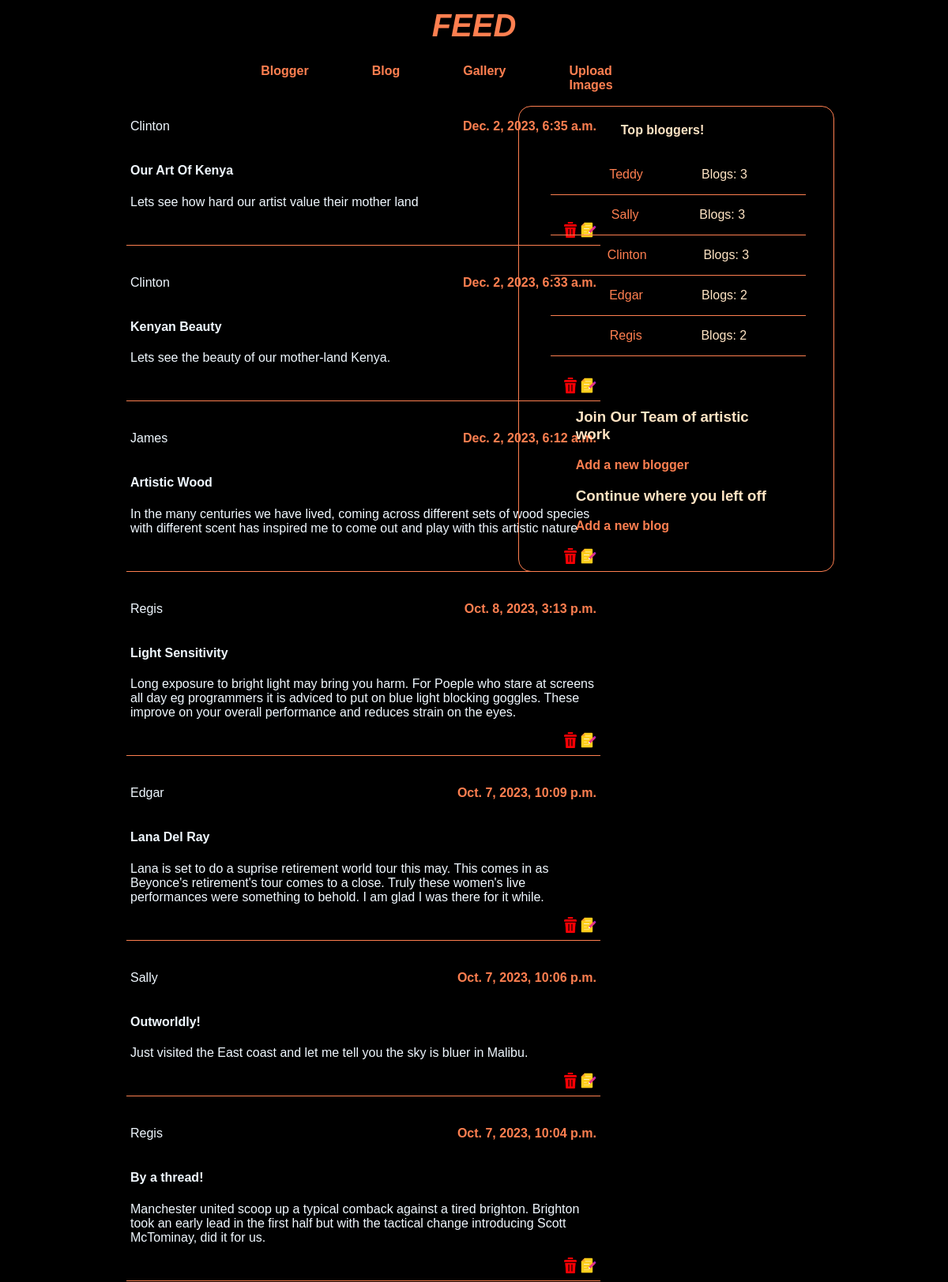
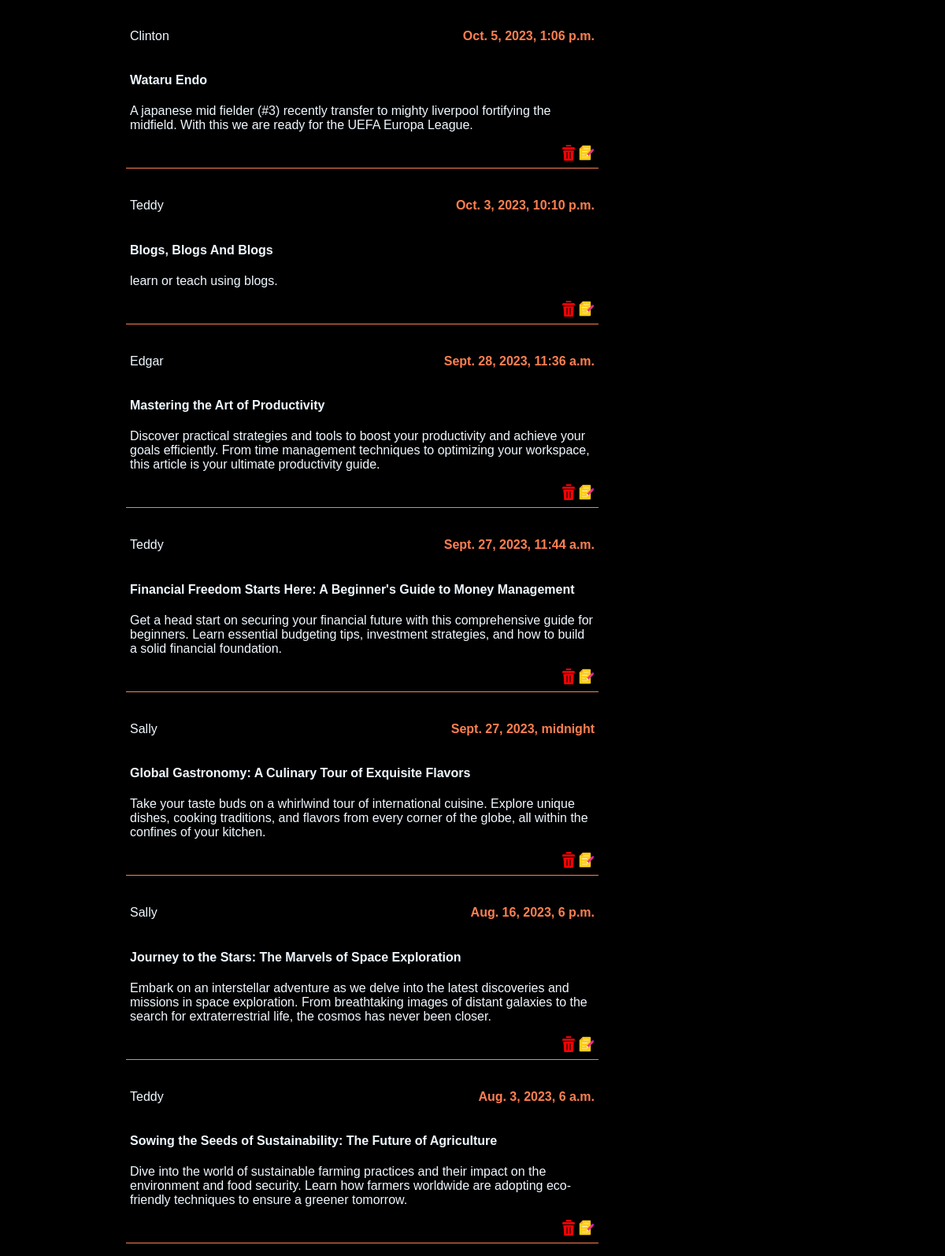
The app's page / (signed in) with its own data (2 pictures, top to bottom).
### blog/models.py (models this page shows, shortened)
class Blogger(m.Model):
    name = m.CharField(max_length=255)
    username = m.CharField(max_length=255)
    password = m.CharField(max_length=255, default = 'pass1234')
    bio = m.TextField()

class Blog(m.Model):
    title = m.CharField(max_length=255)
    body = m.TextField()
    pub_date = m.DateTimeField("date published")
    blogger = m.ForeignKey(Blogger, on_delete = m.CASCADE)
    image = m.ImageField(upload_to='blog_images/', null=True, blank=True)

### blog/views.py (the view)
# urls.py: path('', views.feed, name = "feed"),
@login_required(login_url='blog:login')
def feed(request):
    blogs = Blog.objects.select_related('blogger').order_by("-pub_date")
    ranks = Blogger.objects.annotate(blog_count = Count('blog')).order_by('-blog_count')[:5]
    blog_data = []
    for blog in blogs:
        blog_data.append({
            "blog_id":blog.id,
            "title" : blog.title,
            "body":blog.body,
            "pub_date":blog.pub_date,
            "blogger": blog.blogger.name,
            "blogger_id":blog.blogger.id,
        })
    context = {
        "title": "feed",
        "blog_data":blog_data,
        "ranks": ranks,
    }
    return render(request, "blog/index.html",context)

### blog/templates/blog/index.html (shortened to what this page needs)
<!DOCTYPE html>
<html lang="en">
<head>
    {% load static %}
</head>
<body>
<h1>FEED</h1>
    <nav >
        <ul class="nav-items">
            <li class="nav_item">
                <p>
                    <a href="{% url 'blog:add_blogger' %}">
                        Blogger
                    </a>
                </p>
            </li>
            <li class="nav_item">
                <p>
                    <a href="{% url 'blog:add_blog' %}">
                        Blog
                    </a>
                </p>
            </li>
            <li>
                  <p>
                    <a href="{% url 'blog:gallery' %}">
                        Gallery
                    </a>
                </p>
            </li>
            <li>
                  <p>
                    <a href="{% url 'blog:upload' %}">
                        Upload Images
                    </a>
                </p>
            </li>
            <li class="nav_item">
                <p>
                    <a href="{% url 'blog:logout' %}">
                        <span class="hidden-text">Logout</span>
                    </a>
                </p>
            </li>
        </ul>
    </nav>
    <div class="content">
    <div class="articles">
    {% for blog in blog_data %}
        <ul>
            <li class="list-item">
                    <div class="blog-details"><p> <a href="{% url 'blog:writer' blog.blogger_id %}">{{blog.blogger}} </a>  </p><p><strong>{{blog.pub_date}}</strong></p>
                    </div>
                        <a href="{% url 'blog:article' blog.blog_id %}">
                            <h4>{{ blog.title}} </h4>
                <p>{{blog.body}}</p>
            </a>
                <div class="row" style="width: 100%">
                    <div class="col" style="display:flex; justify-content: end; gap: 0.2rem">
                         <a href="{% url 'blog:delete_blog' blog.blog_id %}"><img style="height: 20px; align-items: end" src="{% static 'images/delete.png' %}" alt=""></a>
                         <a href="{% url 'blog:edit_blog' blog.blog_id %}"><img style="height: 20px; align-items: end" src="{% static 'images/written-paper.png' %}" alt=""></a>
                    </div>
                </div>
            </li>
        </ul>
        {% endfor%}
    </div>
    <div class="sidebar">
        <div class="bloggers">
        <h4>Top bloggers!</h4>
            <ul>
                {% for rank in ranks %}
                <li class="blogger">
                    <a href="{% url 'blog:writer' rank.id %}">{{ rank.name }}</a>
                    <p>Blogs: {{ rank.blog_count }}</p>
                </li>
                {% endfor %}
            </ul>
        </div>
        <div class="addNew">
            <h3>Join Our Team of artistic work</h3>
            <p><a href="{% url 'blog:add_blogger' %}">Add a new blogger</a></p>
            <h3>Continue where you left off</h3>
            <p><a href="{% url 'blog:add_blog' %}">Add a new blog</a></p>
        </div>
    </div>
</div>
</body>
</html>

### blog/templates/blog/index.html (style rules this page uses)
* { text-decoration: none; box-sizing: border-box; }
html { scroll-behavior: smooth; }
body { width: 80%; margin: auto; background-color: black; font-family: chivo, sans-serif; color: bisque; text-decoration: none; }
nav { height: 6vh; }
.nav-items { width: 25%; margin: auto; display: flex; justify-content: center; gap: 5rem; }
.nav-items a { color: coral; font-weight: 600; transition: all 300ms ease-in-out; }
.content { display: flex; justify-content: space-between; gap: 20px; }
.articles { overflow: auto; }
ul { list-style-type: none; }
.list-item { padding: 5px; width: 600px; margin-left:0%; border-bottom: 0.7px solid coral; }
.list-item a { color: aliceblue; transition: all 300ms ease-in-out; }
.blog-details { display: flex; justify-content: space-between; align-items: center; padding: 1px 0px; }
.blog-details strong { color: coral; }
.sidebar { border: 1px solid coral; border-radius: 1rem; width: 100%; max-width: 400px; height: max-content; margin-top: 4rem; position: fixed; top: 70px; right: 9rem; }
.bloggers h4 { text-align: center; }
.bloggers { margin: auto; margin-right: 35px; }
.blogger { display: flex; justify-content: space-evenly; align-items: center; border-bottom: 1px solid coral; }
.blogger a { color: coral; transition: all 300ms ease-in-out; }
.addNew { width: 80%; margin: auto; padding: 2rem; }
.addNew p a { color: coral; font-weight: 600; transition: all 300ms ease-in-out; }
h1 { text-align: center; margin-bottom: 0rem; margin-top: 0rem; font-size: 2.5em; font-weight: bold; font-style: oblique; font-family: chivo,sans-serif; cursor: pointer; transition: color 0.3s ease-in-out, text-shadow 0.3s ease-in-out; color: coral; padding: 10px; }
.hidden-text { color: transparent; transition: color 0.3s ease-in-out; }

### records on screen
Blogger: blogger "Clinton" "Clinton" "Clinton", name "Clinton", blog_count "3"
Blog: pub_date "Dec. 2, 2023, 6:35 a.m.", title "Our Art Of Kenya", body "Lets see how hard our artist value their mother land"
Blog: pub_date "Dec. 2, 2023, 6:33 a.m.", title "Kenyan Beauty", body "Lets see the beauty of our mother-land Kenya."
Blogger: blogger "James"
Blog: pub_date "Dec. 2, 2023, 6:12 a.m.", title "Artistic Wood", body "In the many centuries we have lived, coming across different sets of wood species with different scent has inspired me to come out and play with this artistic nature"
Blogger: blogger "Regis" "Regis", name "Regis", blog_count "2"
Blog: pub_date "Oct. 8, 2023, 3:13 p.m.", title "Light Sensitivity", body "Long exposure to bright light may bring you harm. For Poeple who stare at screens all day eg programmers it is adviced to put on blue light blocking goggles. These improve on your overall performance and reduces strain on the eyes."
Blogger: blogger "Edgar" "Edgar", name "Edgar", blog_count "2"
Blog: pub_date "Oct. 7, 2023, 10:09 p.m.", title "Lana Del Ray", body "Lana is set to do a suprise retirement world tour this may. This comes in as Beyonce's retirement's tour comes to a close. Truly these women's live performances were something to behold. I am glad I was there for it while."
Blogger: blogger "Sally" "Sally" "Sally", name "Sally", blog_count "3"
Blog: pub_date "Oct. 7, 2023, 10:06 p.m.", title "Outworldly!", body "Just visited the East coast and let me tell you the sky is bluer in Malibu."
Blog: pub_date "Oct. 7, 2023, 10:04 p.m.", title "By a thread!", body "Manchester united scoop up a typical comback against a tired brighton. Brighton took an early lead in the first half but with the tactical change introducing Scott McTominay, did it for us."
Blog: pub_date "Oct. 5, 2023, 1:06 p.m.", title "Wataru Endo", body "A japanese mid fielder (#3) recently transfer to mighty liverpool fortifying the midfield. With this we are ready for the UEFA Europa League."
Blogger: blogger "Teddy" "Teddy" "Teddy", name "Teddy", blog_count "3"
Blog: pub_date "Oct. 3, 2023, 10:10 p.m.", title "Blogs, Blogs And Blogs", body "learn or teach using blogs."
Blog: pub_date "Sept. 28, 2023, 11:36 a.m.", title "Mastering the Art of Productivity", body "Discover practical strategies and tools to boost your productivity and achieve your goals efficiently. From time management techniques to optimizing your workspace, this article is your ultimate productivity guide."
Blog: pub_date "Sept. 27, 2023, 11:44 a.m.", title "Financial Freedom Starts Here: A Beginner's Guide to Money Management", body "Get a head start on securing your financial future with this comprehensive guide for beginners. Learn essential budgeting tips, investment strategies, and how to build a solid financial foundation."
Blog: pub_date "Sept. 27, 2023, midnight", title "Global Gastronomy: A Culinary Tour of Exquisite Flavors", body "Take your taste buds on a whirlwind tour of international cuisine. Explore unique dishes, cooking traditions, and flavors from every corner of the globe, all within the confines of your kitchen."
Blog: pub_date "Aug. 16, 2023, 6 p.m.", title "Journey to the Stars: The Marvels of Space Exploration", body "Embark on an interstellar adventure as we delve into the latest discoveries and missions in space exploration. From breathtaking images of distant galaxies to the search for extraterrestrial life, the cosmos has never been closer."
Blog: pub_date "Aug. 3, 2023, 6 a.m.", title "Sowing the Seeds of Sustainability: The Future of Agriculture", body "Dive into the world of sustainable farming practices and their impact on the environment and food security. Learn how farmers worldwide are adopting eco-friendly techniques to ensure a greener tomorrow."
